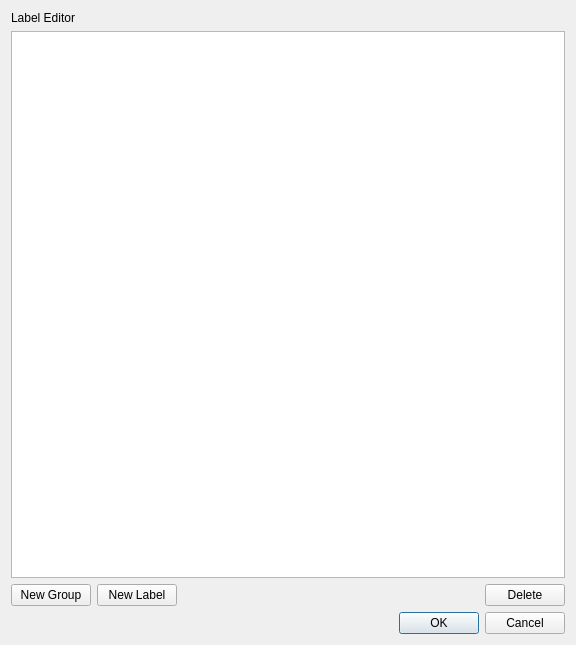
<?xml version="1.0" encoding="UTF-8"?>
<ui version="4.0">
 <class>LabelEditor</class>
 <widget class="QDialog" name="LabelEditor">
  <property name="geometry">
   <rect>
    <x>0</x>
    <y>0</y>
    <width>576</width>
    <height>645</height>
   </rect>
  </property>
  <property name="windowTitle">
   <string>Dialog</string>
  </property>
  <layout class="QVBoxLayout" name="verticalLayout">
   <item>
    <widget class="QLabel" name="label">
     <property name="text">
      <string>Label Editor</string>
     </property>
    </widget>
   </item>
   <item>
    <widget class="QTreeView" name="treeView"/>
   </item>
   <item>
    <layout class="QHBoxLayout" name="horizontalLayout">
     <property name="topMargin">
      <number>0</number>
     </property>
     <item>
      <widget class="QPushButton" name="buttonNewGroup">
       <property name="text">
        <string>New Group</string>
       </property>
      </widget>
     </item>
     <item>
      <widget class="QPushButton" name="buttonNewLabel">
       <property name="text">
        <string>New Label</string>
       </property>
      </widget>
     </item>
     <item>
      <spacer name="horizontalSpacer">
       <property name="orientation">
        <enum>Qt::Horizontal</enum>
       </property>
       <property name="sizeHint" stdset="0">
        <size>
         <width>40</width>
         <height>20</height>
        </size>
       </property>
      </spacer>
     </item>
     <item>
      <widget class="QPushButton" name="buttonDelete">
       <property name="text">
        <string>Delete</string>
       </property>
      </widget>
     </item>
    </layout>
   </item>
   <item>
    <widget class="QDialogButtonBox" name="labelEditorButtonBox">
     <property name="orientation">
      <enum>Qt::Horizontal</enum>
     </property>
     <property name="standardButtons">
      <set>QDialogButtonBox::Cancel|QDialogButtonBox::Ok</set>
     </property>
    </widget>
   </item>
  </layout>
 </widget>
 <resources/>
 <connections>
  <connection>
   <sender>labelEditorButtonBox</sender>
   <signal>accepted()</signal>
   <receiver>LabelEditor</receiver>
   <slot>accept()</slot>
   <hints>
    <hint type="sourcelabel">
     <x>248</x>
     <y>254</y>
    </hint>
    <hint type="destinationlabel">
     <x>157</x>
     <y>274</y>
    </hint>
   </hints>
  </connection>
  <connection>
   <sender>labelEditorButtonBox</sender>
   <signal>rejected()</signal>
   <receiver>LabelEditor</receiver>
   <slot>reject()</slot>
   <hints>
    <hint type="sourcelabel">
     <x>316</x>
     <y>260</y>
    </hint>
    <hint type="destinationlabel">
     <x>286</x>
     <y>274</y>
    </hint>
   </hints>
  </connection>
 </connections>
</ui>
